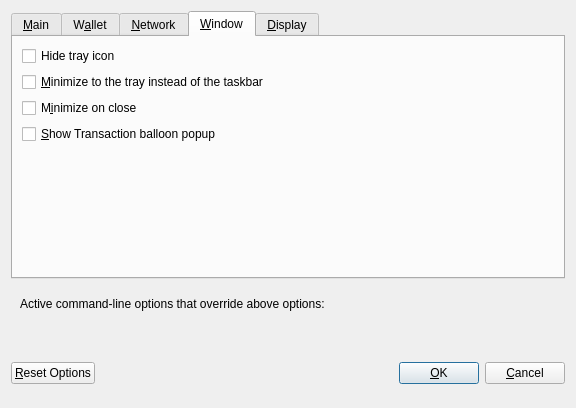
<?xml version="1.0" encoding="UTF-8"?>
<ui version="4.0">
 <class>OptionsDialog</class>
 <widget class="QDialog" name="OptionsDialog">
  <property name="geometry">
   <rect>
    <x>0</x>
    <y>0</y>
    <width>576</width>
    <height>408</height>
   </rect>
  </property>
  <property name="windowTitle">
   <string>Options</string>
  </property>
  <property name="modal">
   <bool>true</bool>
  </property>
  <layout class="QVBoxLayout" name="verticalLayout">
   <item>
    <widget class="QTabWidget" name="tabWidget">
     <property name="currentIndex">
      <number>3</number>
     </property>
     <widget class="QWidget" name="tabMain">
      <attribute name="title">
       <string>&amp;Main</string>
      </attribute>
      <layout class="QVBoxLayout" name="verticalLayout_Main">
       <item>
        <widget class="QCheckBox" name="bitcoinAtStartup">
         <property name="toolTip">
          <string>Automatically start %1 after logging in to the system.</string>
         </property>
         <property name="text">
          <string>&amp;Start %1 on system login</string>
         </property>
        </widget>
       </item>
       <item>
        <layout class="QHBoxLayout" name="horizontalLayout_2_Main">
         <item>
          <widget class="QLabel" name="databaseCacheLabel">
           <property name="text">
            <string>Size of &amp;database cache</string>
           </property>
           <property name="textFormat">
            <enum>Qt::PlainText</enum>
           </property>
           <property name="buddy">
            <cstring>databaseCache</cstring>
           </property>
          </widget>
         </item>
         <item>
          <widget class="QSpinBox" name="databaseCache"/>
         </item>
         <item>
          <widget class="QLabel" name="databaseCacheUnitLabel">
           <property name="text">
            <string>MB</string>
           </property>
           <property name="textFormat">
            <enum>Qt::PlainText</enum>
           </property>
          </widget>
         </item>
         <item>
          <spacer name="horizontalSpacer_2_Main">
           <property name="orientation">
            <enum>Qt::Horizontal</enum>
           </property>
           <property name="sizeHint" stdset="0">
            <size>
             <width>40</width>
             <height>20</height>
            </size>
           </property>
          </spacer>
         </item>
        </layout>
       </item>
       <item>
        <layout class="QHBoxLayout" name="horizontalLayout_3_Main">
         <item>
          <widget class="QLabel" name="threadsScriptVerifLabel">
           <property name="text">
            <string>Number of script &amp;verification threads</string>
           </property>
           <property name="textFormat">
            <enum>Qt::PlainText</enum>
           </property>
           <property name="buddy">
            <cstring>threadsScriptVerif</cstring>
           </property>
          </widget>
         </item>
         <item>
          <widget class="QSpinBox" name="threadsScriptVerif">
           <property name="toolTip">
            <string>(0 = auto, &lt;0 = leave that many cores free)</string>
           </property>
          </widget>
         </item>
         <item>
          <spacer name="horizontalSpacer_3_Main">
           <property name="orientation">
            <enum>Qt::Horizontal</enum>
           </property>
           <property name="sizeHint" stdset="0">
            <size>
             <width>40</width>
             <height>20</height>
            </size>
           </property>
          </spacer>
         </item>
        </layout>
       </item>
       <item>
        <spacer name="verticalSpacer_Main">
         <property name="orientation">
          <enum>Qt::Vertical</enum>
         </property>
         <property name="sizeHint" stdset="0">
          <size>
           <width>20</width>
           <height>40</height>
          </size>
         </property>
        </spacer>
       </item>
      </layout>
     </widget>
     <widget class="QWidget" name="tabWallet">
      <attribute name="title">
       <string>W&amp;allet</string>
      </attribute>
      <layout class="QVBoxLayout" name="verticalLayout_Wallet">
       <item>
        <widget class="QGroupBox" name="groupBox">
         <property name="title">
          <string>Expert</string>
         </property>
         <layout class="QVBoxLayout" name="verticalLayout_2">
          <item>
           <widget class="QCheckBox" name="coinControlFeatures">
            <property name="toolTip">
             <string>Whether to show coin control features or not.</string>
            </property>
            <property name="text">
             <string>Enable coin &amp;control features</string>
            </property>
           </widget>
          </item>
          <item>
           <widget class="QCheckBox" name="showGatewaysTab">
            <property name="toolTip">
             <string>Show additional tab listing all your gateways in first sub-tab&lt;br/&gt;and all gateways on the network in second sub-tab.</string>
            </property>
            <property name="text">
             <string>Show Gateways Tab</string>
            </property>
           </widget>
          </item>
          <item>
           <widget class="QCheckBox" name="spendZeroConfChange">
            <property name="toolTip">
             <string>If you disable the spending of unconfirmed change, the change from a transaction&lt;br/&gt;cannot be used until that transaction has at least one confirmation.&lt;br/&gt;This also affects how your balance is computed.</string>
            </property>
            <property name="text">
             <string>&amp;Spend unconfirmed change</string>
            </property>
           </widget>
          </item>
         </layout>
        </widget>
       </item>
       <item>
        <spacer name="verticalSpacer_Wallet">
         <property name="orientation">
          <enum>Qt::Vertical</enum>
         </property>
         <property name="sizeHint" stdset="0">
          <size>
           <width>20</width>
           <height>40</height>
          </size>
         </property>
        </spacer>
       </item>
      </layout>
     </widget>
     <widget class="QWidget" name="tabNetwork">
      <attribute name="title">
       <string>&amp;Network</string>
      </attribute>
      <layout class="QVBoxLayout" name="verticalLayout_Network">
       <item>
        <widget class="QCheckBox" name="mapPortUpnp">
         <property name="toolTip">
          <string>Automatically open the Soom Core client port on the router. This only works when your router supports UPnP and it is enabled.</string>
         </property>
         <property name="text">
          <string>Map port using &amp;UPnP</string>
         </property>
        </widget>
       </item>
       <item>
        <widget class="QCheckBox" name="allowIncoming">
         <property name="toolTip">
          <string>Accept connections from outside</string>
         </property>
         <property name="text">
          <string>Allow incoming connections</string>
         </property>
        </widget>
       </item>
       <item>
        <widget class="QCheckBox" name="connectSocks">
         <property name="toolTip">
          <string>Connect to the Soom network through a SOCKS5 proxy.</string>
         </property>
         <property name="text">
          <string>&amp;Connect through SOCKS5 proxy (default proxy):</string>
         </property>
        </widget>
       </item>
       <item>
        <layout class="QHBoxLayout" name="horizontalLayout_1_Network">
         <item>
          <widget class="QLabel" name="proxyIpLabel">
           <property name="text">
            <string>Proxy &amp;IP:</string>
           </property>
           <property name="textFormat">
            <enum>Qt::PlainText</enum>
           </property>
           <property name="buddy">
            <cstring>proxyIp</cstring>
           </property>
          </widget>
         </item>
         <item>
          <widget class="QValidatedLineEdit" name="proxyIp">
           <property name="minimumSize">
            <size>
             <width>140</width>
             <height>0</height>
            </size>
           </property>
           <property name="maximumSize">
            <size>
             <width>140</width>
             <height>16777215</height>
            </size>
           </property>
           <property name="toolTip">
            <string>IP address of the proxy (e.g. IPv4: 127.0.0.1 / IPv6: ::1)</string>
           </property>
          </widget>
         </item>
         <item>
          <widget class="QLabel" name="proxyPortLabel">
           <property name="text">
            <string>&amp;Port:</string>
           </property>
           <property name="textFormat">
            <enum>Qt::PlainText</enum>
           </property>
           <property name="buddy">
            <cstring>proxyPort</cstring>
           </property>
          </widget>
         </item>
         <item>
          <widget class="QLineEdit" name="proxyPort">
           <property name="minimumSize">
            <size>
             <width>55</width>
             <height>0</height>
            </size>
           </property>
           <property name="maximumSize">
            <size>
             <width>55</width>
             <height>16777215</height>
            </size>
           </property>
           <property name="toolTip">
            <string>Port of the proxy (e.g. 9050)</string>
           </property>
          </widget>
         </item>
         <item>
          <spacer name="horizontalSpacer_1_Network">
           <property name="orientation">
            <enum>Qt::Horizontal</enum>
           </property>
           <property name="sizeHint" stdset="0">
            <size>
             <width>40</width>
             <height>20</height>
            </size>
           </property>
          </spacer>
         </item>
        </layout>
       </item>
       <item>
        <layout class="QHBoxLayout" name="horizontalLayout_2_Network">
         <item>
          <widget class="QLabel" name="proxyActiveNets">
           <property name="text">
            <string>Used for reaching peers via:</string>
           </property>
           <property name="textFormat">
            <enum>Qt::PlainText</enum>
           </property>
          </widget>
         </item>
         <item>
          <widget class="QCheckBox" name="proxyReachIPv4">
           <property name="enabled">
            <bool>false</bool>
           </property>
           <property name="toolTip">
            <string>Shows, if the supplied default SOCKS5 proxy is used to reach peers via this network type.</string>
           </property>
           <property name="text">
            <string/>
           </property>
          </widget>
         </item>
         <item>
          <widget class="QLabel" name="proxyReachIPv4Label">
           <property name="text">
            <string>IPv4</string>
           </property>
           <property name="textFormat">
            <enum>Qt::PlainText</enum>
           </property>
          </widget>
         </item>
         <item>
          <widget class="QCheckBox" name="proxyReachIPv6">
           <property name="enabled">
            <bool>false</bool>
           </property>
           <property name="toolTip">
            <string>Shows, if the supplied default SOCKS5 proxy is used to reach peers via this network type.</string>
           </property>
           <property name="text">
            <string/>
           </property>
          </widget>
         </item>
         <item>
          <widget class="QLabel" name="proxyReachIPv6Label">
           <property name="text">
            <string>IPv6</string>
           </property>
           <property name="textFormat">
            <enum>Qt::PlainText</enum>
           </property>
          </widget>
         </item>
         <item>
          <widget class="QCheckBox" name="proxyReachTor">
           <property name="enabled">
            <bool>false</bool>
           </property>
           <property name="toolTip">
            <string>Shows, if the supplied default SOCKS5 proxy is used to reach peers via this network type.</string>
           </property>
           <property name="text">
            <string/>
           </property>
          </widget>
         </item>
         <item>
          <widget class="QLabel" name="proxyReachTorLabel">
           <property name="text">
            <string>Tor</string>
           </property>
           <property name="textFormat">
            <enum>Qt::PlainText</enum>
           </property>
          </widget>
         </item>
         <item>
          <spacer name="horizontalSpacer_2_Network">
           <property name="orientation">
            <enum>Qt::Horizontal</enum>
           </property>
           <property name="sizeHint" stdset="0">
            <size>
             <width>40</width>
             <height>20</height>
            </size>
           </property>
          </spacer>
         </item>
        </layout>
       </item>
       <item>
        <widget class="QCheckBox" name="connectSocksTor">
         <property name="toolTip">
          <string>Connect to the Soom network through a separate SOCKS5 proxy for Tor hidden services.</string>
         </property>
         <property name="text">
          <string>Use separate SOCKS5 proxy to reach peers via Tor hidden services:</string>
         </property>
        </widget>
       </item>
       <item>
        <layout class="QHBoxLayout" name="horizontalLayout_3_Network">
         <item>
          <widget class="QLabel" name="proxyIpTorLabel">
           <property name="text">
            <string>Proxy &amp;IP:</string>
           </property>
           <property name="textFormat">
            <enum>Qt::PlainText</enum>
           </property>
           <property name="buddy">
            <cstring>proxyIpTor</cstring>
           </property>
          </widget>
         </item>
         <item>
          <widget class="QValidatedLineEdit" name="proxyIpTor">
           <property name="minimumSize">
            <size>
             <width>140</width>
             <height>0</height>
            </size>
           </property>
           <property name="maximumSize">
            <size>
             <width>140</width>
             <height>16777215</height>
            </size>
           </property>
           <property name="toolTip">
            <string>IP address of the proxy (e.g. IPv4: 127.0.0.1 / IPv6: ::1)</string>
           </property>
          </widget>
         </item>
         <item>
          <widget class="QLabel" name="proxyPortTorLabel">
           <property name="text">
            <string>&amp;Port:</string>
           </property>
           <property name="textFormat">
            <enum>Qt::PlainText</enum>
           </property>
           <property name="buddy">
            <cstring>proxyPortTor</cstring>
           </property>
          </widget>
         </item>
         <item>
          <widget class="QLineEdit" name="proxyPortTor">
           <property name="minimumSize">
            <size>
             <width>55</width>
             <height>0</height>
            </size>
           </property>
           <property name="maximumSize">
            <size>
             <width>55</width>
             <height>16777215</height>
            </size>
           </property>
           <property name="toolTip">
            <string>Port of the proxy (e.g. 9050)</string>
           </property>
          </widget>
         </item>
         <item>
          <spacer name="horizontalSpacer_4_Network">
           <property name="orientation">
            <enum>Qt::Horizontal</enum>
           </property>
           <property name="sizeHint" stdset="0">
            <size>
             <width>40</width>
             <height>20</height>
            </size>
           </property>
          </spacer>
         </item>
        </layout>
       </item>
       <item>
        <spacer name="verticalSpacer_Network">
         <property name="orientation">
          <enum>Qt::Vertical</enum>
         </property>
         <property name="sizeHint" stdset="0">
          <size>
           <width>20</width>
           <height>40</height>
          </size>
         </property>
        </spacer>
       </item>
      </layout>
     </widget>
     <widget class="QWidget" name="tabWindow">
      <attribute name="title">
       <string>&amp;Window</string>
      </attribute>
      <layout class="QVBoxLayout" name="verticalLayout_Window">
       <item>
        <widget class="QCheckBox" name="hideTrayIcon">
         <property name="toolTip">
          <string>&amp;Hide the icon from the system tray.</string>
         </property>
         <property name="text">
          <string>Hide tray icon</string>
         </property>
        </widget>
       </item>
       <item>
        <widget class="QCheckBox" name="minimizeToTray">
         <property name="toolTip">
          <string>Show only a tray icon after minimizing the window.</string>
         </property>
         <property name="text">
          <string>&amp;Minimize to the tray instead of the taskbar</string>
         </property>
        </widget>
       </item>
       <item>
        <widget class="QCheckBox" name="minimizeOnClose">
         <property name="toolTip">
          <string>Minimize instead of exit the application when the window is closed. When this option is enabled, the application will be closed only after selecting Exit in the menu.</string>
         </property>
         <property name="text">
          <string>M&amp;inimize on close</string>
         </property>
        </widget>
       </item>
       <item>
        <widget class="QCheckBox" name="showBalloonPopup">
         <property name="toolTip">
          <string>Show balloon popups for new transactions.</string>
         </property>
         <property name="text">
          <string>&amp;Show Transaction balloon popup</string>
         </property>
        </widget>
       </item>
       <item>
        <spacer name="verticalSpacer_Window">
         <property name="orientation">
          <enum>Qt::Vertical</enum>
         </property>
         <property name="sizeHint" stdset="0">
          <size>
           <width>20</width>
           <height>40</height>
          </size>
         </property>
        </spacer>
       </item>
      </layout>
     </widget>
     <widget class="QWidget" name="tabDisplay">
      <attribute name="title">
       <string>&amp;Display</string>
      </attribute>
      <layout class="QVBoxLayout" name="verticalLayout_Display">
       <item>
        <layout class="QHBoxLayout" name="horizontalLayout_1_Display">
         <item>
          <widget class="QLabel" name="langLabel">
           <property name="text">
            <string>User Interface &amp;language:</string>
           </property>
           <property name="textFormat">
            <enum>Qt::PlainText</enum>
           </property>
           <property name="buddy">
            <cstring>lang</cstring>
           </property>
          </widget>
         </item>
         <item>
          <widget class="QValueComboBox" name="lang">
           <property name="toolTip">
            <string>The user interface language can be set here. This setting will take effect after restarting %1.</string>
           </property>
          </widget>
         </item>
        </layout>
       </item>
       <item>
        <widget class="QLabel" name="label_3">
         <property name="enabled">
          <bool>true</bool>
         </property>
         <property name="maximumSize">
          <size>
           <width>16777215</width>
           <height>16777215</height>
          </size>
         </property>
         <property name="toolTip">
          <string notr="true"/>
         </property>
         <property name="statusTip">
          <string notr="true"/>
         </property>
         <property name="whatsThis">
          <string notr="true"/>
         </property>
         <property name="accessibleName">
          <string notr="true"/>
         </property>
         <property name="text">
          <string>Language missing or translation incomplete? Help contributing translations here:
https://www.transifex.com/projects/p/soom/</string>
         </property>
         <property name="wordWrap">
          <bool>true</bool>
         </property>
         <property name="openExternalLinks">
          <bool>true</bool>
         </property>
         <property name="textInteractionFlags">
          <set>Qt::TextBrowserInteraction</set>
         </property>
        </widget>
       </item>
       <item>
        <layout class="QHBoxLayout" name="horizontalLayout_4_Display" stretch="0,0">
         <item>
          <widget class="QLabel" name="themeLabel">
           <property name="text">
            <string>User Interface Theme:</string>
           </property>
          </widget>
         </item>
         <item>
          <widget class="QValueComboBox" name="theme"/>
         </item>
        </layout>
       </item>
       <item>
        <widget class="Line" name="line">
         <property name="orientation">
          <enum>Qt::Horizontal</enum>
         </property>
        </widget>
       </item>
       <item>
        <layout class="QHBoxLayout" name="horizontalLayout_2_Display">
         <item>
          <widget class="QLabel" name="unitLabel">
           <property name="text">
            <string>&amp;Unit to show amounts in:</string>
           </property>
           <property name="textFormat">
            <enum>Qt::PlainText</enum>
           </property>
           <property name="buddy">
            <cstring>unit</cstring>
           </property>
          </widget>
         </item>
         <item>
          <widget class="QValueComboBox" name="unit">
           <property name="toolTip">
            <string>Choose the default subdivision unit to show in the interface and when sending coins.</string>
           </property>
          </widget>
         </item>
        </layout>
       </item>
       <item>
        <layout class="QHBoxLayout" name="horizontalLayout_5_Display">
         <item>
          <widget class="QLabel" name="digitsLabel">
           <property name="text">
            <string>Decimal digits</string>
           </property>
          </widget>
         </item>
         <item>
          <widget class="QValueComboBox" name="digits"/>
         </item>
        </layout>
       </item>
       <item>
        <layout class="QHBoxLayout" name="horizontalLayout_3_Display">
         <item>
          <widget class="QLabel" name="thirdPartyTxUrlsLabel">
           <property name="toolTip">
            <string>Third party URLs (e.g. a block explorer) that appear in the transactions tab as context menu items.&lt;br/&gt;%s in the URL is replaced by transaction hash. Multiple URLs are separated by vertical bar |.</string>
           </property>
           <property name="text">
            <string>Third party transaction URLs</string>
           </property>
           <property name="buddy">
            <cstring>thirdPartyTxUrls</cstring>
           </property>
          </widget>
         </item>
         <item>
          <widget class="QLineEdit" name="thirdPartyTxUrls">
           <property name="toolTip">
            <string>Third party URLs (e.g. a block explorer) that appear in the transactions tab as context menu items.&lt;br/&gt;%s in the URL is replaced by transaction hash. Multiple URLs are separated by vertical bar |.</string>
           </property>
          </widget>
         </item>
        </layout>
       </item>
       <item>
        <spacer name="verticalSpacer">
         <property name="orientation">
          <enum>Qt::Vertical</enum>
         </property>
         <property name="sizeHint" stdset="0">
          <size>
           <width>20</width>
           <height>40</height>
          </size>
         </property>
        </spacer>
       </item>
      </layout>
     </widget>
    </widget>
   </item>
   <item>
    <widget class="QFrame" name="frame">
     <layout class="QVBoxLayout" name="verticalLayout_Bottom">
      <item>
       <layout class="QHBoxLayout" name="horizontalLayout_Bottom">
        <item>
         <widget class="QLabel" name="overriddenByCommandLineInfoLabel">
          <property name="text">
           <string>Active command-line options that override above options:</string>
          </property>
          <property name="textFormat">
           <enum>Qt::PlainText</enum>
          </property>
         </widget>
        </item>
        <item>
         <spacer name="horizontalSpacer_Bottom">
          <property name="orientation">
           <enum>Qt::Horizontal</enum>
          </property>
          <property name="sizeHint" stdset="0">
           <size>
            <width>40</width>
            <height>20</height>
           </size>
          </property>
         </spacer>
        </item>
       </layout>
      </item>
      <item>
       <widget class="QLabel" name="overriddenByCommandLineLabel">
        <property name="text">
         <string/>
        </property>
        <property name="textFormat">
         <enum>Qt::PlainText</enum>
        </property>
        <property name="wordWrap">
         <bool>true</bool>
        </property>
       </widget>
      </item>
     </layout>
    </widget>
   </item>
   <item>
    <layout class="QHBoxLayout" name="horizontalLayout_Buttons">
     <item>
      <widget class="QPushButton" name="resetButton">
       <property name="toolTip">
        <string>Reset all client options to default.</string>
       </property>
       <property name="text">
        <string>&amp;Reset Options</string>
       </property>
       <property name="autoDefault">
        <bool>false</bool>
       </property>
      </widget>
     </item>
     <item>
      <spacer name="horizontalSpacer_1">
       <property name="orientation">
        <enum>Qt::Horizontal</enum>
       </property>
       <property name="sizeHint" stdset="0">
        <size>
         <width>40</width>
         <height>48</height>
        </size>
       </property>
      </spacer>
     </item>
     <item>
      <widget class="QLabel" name="statusLabel">
       <property name="minimumSize">
        <size>
         <width>200</width>
         <height>0</height>
        </size>
       </property>
       <property name="font">
        <font>
         <weight>75</weight>
         <bold>true</bold>
        </font>
       </property>
       <property name="text">
        <string/>
       </property>
       <property name="textFormat">
        <enum>Qt::PlainText</enum>
       </property>
       <property name="wordWrap">
        <bool>true</bool>
       </property>
      </widget>
     </item>
     <item>
      <spacer name="horizontalSpacer_2">
       <property name="orientation">
        <enum>Qt::Horizontal</enum>
       </property>
       <property name="sizeHint" stdset="0">
        <size>
         <width>40</width>
         <height>48</height>
        </size>
       </property>
      </spacer>
     </item>
     <item>
      <widget class="QPushButton" name="okButton">
       <property name="text">
        <string>&amp;OK</string>
       </property>
       <property name="autoDefault">
        <bool>false</bool>
       </property>
       <property name="default">
        <bool>true</bool>
       </property>
      </widget>
     </item>
     <item>
      <widget class="QPushButton" name="cancelButton">
       <property name="text">
        <string>&amp;Cancel</string>
       </property>
       <property name="autoDefault">
        <bool>false</bool>
       </property>
      </widget>
     </item>
    </layout>
   </item>
  </layout>
 </widget>
 <customwidgets>
  <customwidget>
   <class>QValidatedLineEdit</class>
   <extends>QLineEdit</extends>
   <header>qvalidatedlineedit.h</header>
  </customwidget>
  <customwidget>
   <class>QValueComboBox</class>
   <extends>QComboBox</extends>
   <header>qvaluecombobox.h</header>
  </customwidget>
 </customwidgets>
 <resources/>
 <connections/>
</ui>
